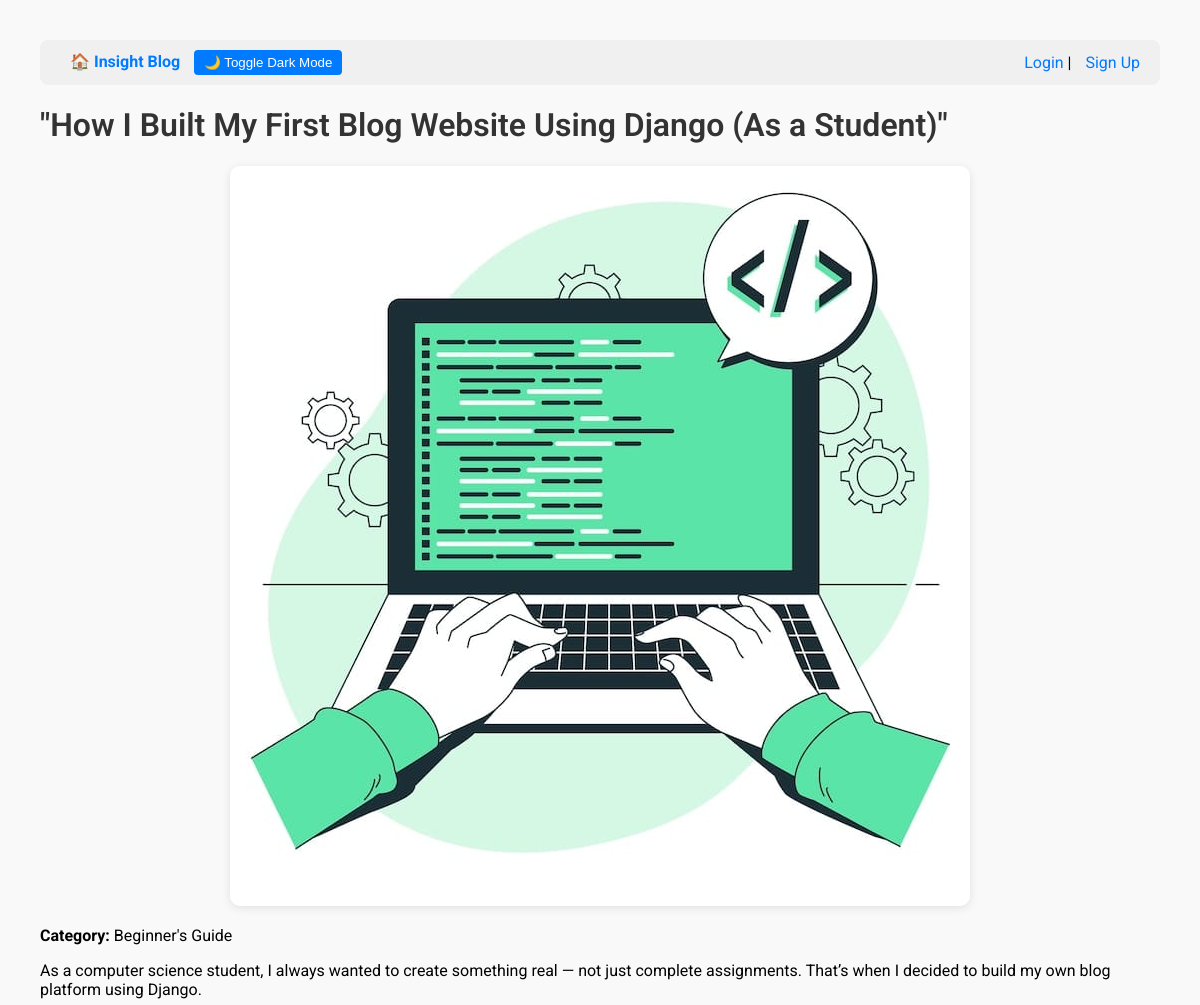
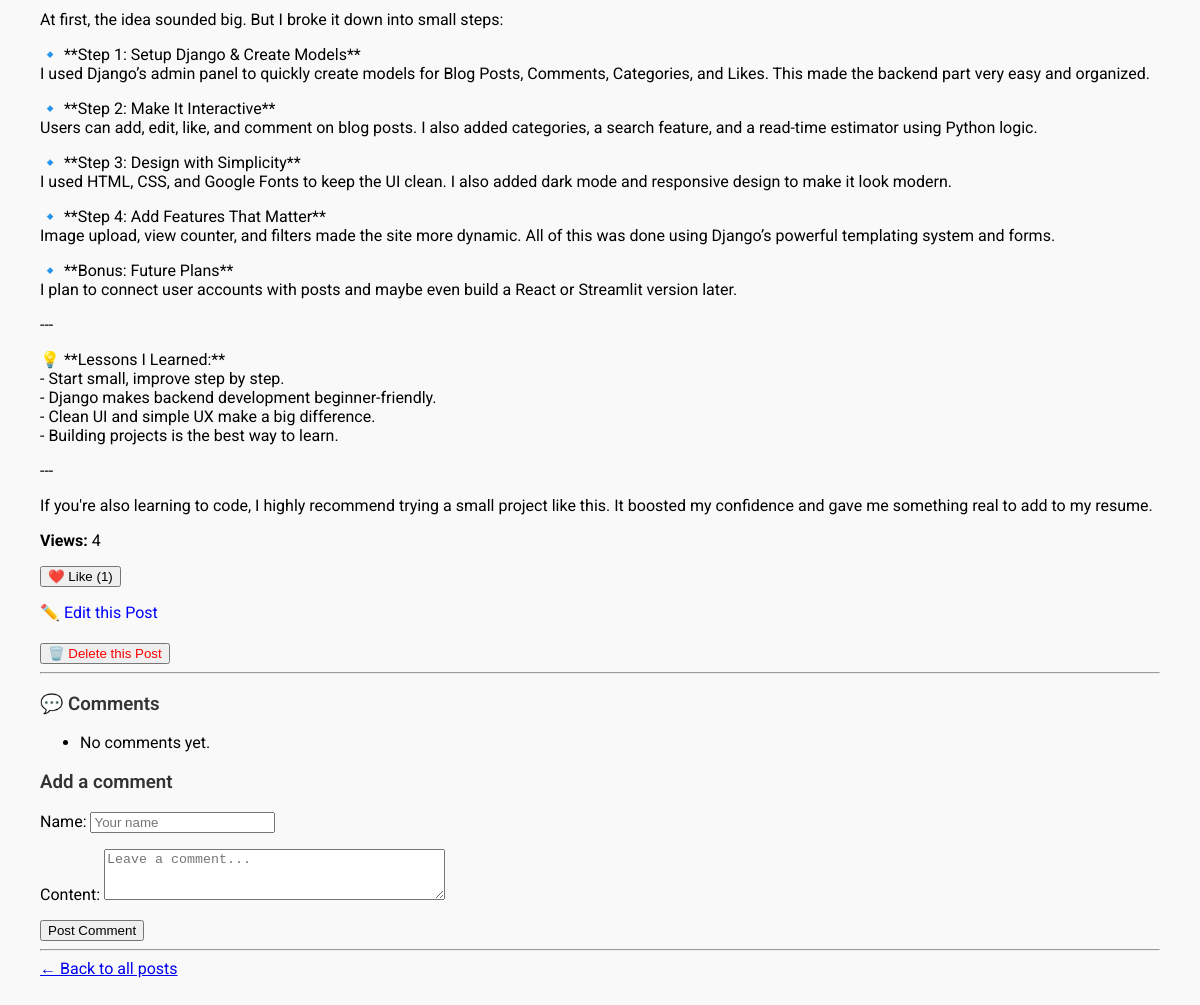
The app's page /post/2/ with its own data (2 pictures, top to bottom).
### blog/models.py (models this page shows, shortened)
class BlogPost(models.Model):
    title = models.CharField(max_length=200)
    author = models.CharField(max_length=100)
    category = models.ForeignKey(Category, on_delete=models.SET_NULL, null=True)
    content = models.TextField()
    image = models.ImageField(upload_to='blog_images/', blank=True, null=True)
    created_at = models.DateTimeField(default=timezone.now)
    views = models.IntegerField(default=0)  # ✅ Added field for analytics

class Category(models.Model):
    name = models.CharField(max_length=100)
    class Meta:
        verbose_name_plural = "Categories"

### blog/views.py (the view)
# urls.py: path('post/<int:pk>/', views.post_detail, name='post_detail'),
def post_detail(request, pk):
    post = get_object_or_404(BlogPost, pk=pk)
    post.views += 1
    post.save(update_fields=["views"])
    comments = Comment.objects.filter(post=post)
    if request.method == 'POST':
        form = CommentForm(request.POST)
        if form.is_valid():
            new_comment = form.save(commit=False)
            new_comment.post = post
            new_comment.save()
            form = CommentForm()
    else:
        form = CommentForm()
    return render(request, 'blog/post_detail.html', {
        'post': post,
        'comments': comments,
        'form': form,
    })

### blog/forms.py
class CommentForm(forms.ModelForm):
    class Meta:
        model = Comment
        fields = ['name', 'content']
        widgets = {
            'name': forms.TextInput(attrs={'placeholder': 'Your name'}),
            'content': forms.Textarea(attrs={'rows': 3, 'placeholder': 'Leave a comment...'}),
        }

### blog/templates/blog/post_detail.html (shortened to what this page needs)
{% extends 'blog/base.html' %}
{% block content %}
  <h1>{{ post.title }}</h1>
  {% if post.image %}
    <div style="display: flex; justify-content: center; margin: 20px 0;">
      <img src="{{ post.image.url }}" alt="Blog Image" style="max-width: 100%; height: auto; border-radius: 10px; box-shadow: 0 2px 10px rgba(0, 0, 0, 0.1);">
    </div>
  {% endif %}
  <p><strong>Category:</strong> {{ post.category.name }}</p>
  <p>{{ post.content|linebreaks }}</p>
  <p><strong>Views:</strong> {{ post.views }}</p>
  <form method="POST" action="{% url 'like_post' post.pk %}">
    <button type="submit">❤️ Like ({{ post.likes.count }})</button>
  </form>
  <p>
    <a href="{% url 'edit_post' post.pk %}" style="text-decoration: none; color: blue;">
      ✏️ Edit this Post
    </a>
  </p>
  <form method="POST" action="{% url 'delete_post' post.pk %}" onsubmit="return confirm('Are you sure you want to delete this post?');">
    <button type="submit" style="color: red; margin-top: 5px;">🗑️ Delete this Post</button>
  </form>
  <hr>
  <h3>💬 Comments</h3>
  <ul>
    {% for comment in comments %}
      <li>{{ comment.content }} ({{ comment.created_at|date:"d M Y H:i" }})</li>
    {% empty %}
      <li>No comments yet.</li>
    {% endfor %}
  </ul>
  <h3>Add a comment</h3>
  <form method="POST">
    {{ form.as_p }}
    <button type="submit">Post Comment</button>
  </form>
  <hr>
  <a href="{% url 'home' %}">← Back to all posts</a>
{% endblock %}

### blog/templates/blog/base.html (style rules this page uses)
body { font-family: 'Roboto', sans-serif; margin: 40px; background-color: #f9f9f9; color: #000; transition: all 0.3s ease; }
h1, h2, h3 { font-weight: 600; color: #333; }

### records on screen
BlogPost: title "\"How I Built My First Blog Website Using Django (As a Student)\"", image (picture), category.name "Beginner's Guide", content "As a computer science student, I always wanted to create something real — not just complete assignments. That’s when I decided to build my own blog platform using Django. At first, the idea sounded big. But I broke it down into small steps: 🔹 **Step 1: Setup Django & Create Models** I used Django’s admin panel to quickly create models for Blog Posts, Comments, Categories, and Likes. This made the backend part very easy and organized. 🔹 **Step 2: Make It Interactive** Users can add, edit, like, and comment on blog posts. I also added categories, a search feature, and a read-time estimator using Python logic. 🔹 **Step 3: Design with Simplicity** I used HTML, CSS, and Google Fonts to keep the…", views "4", likes.count "1"
